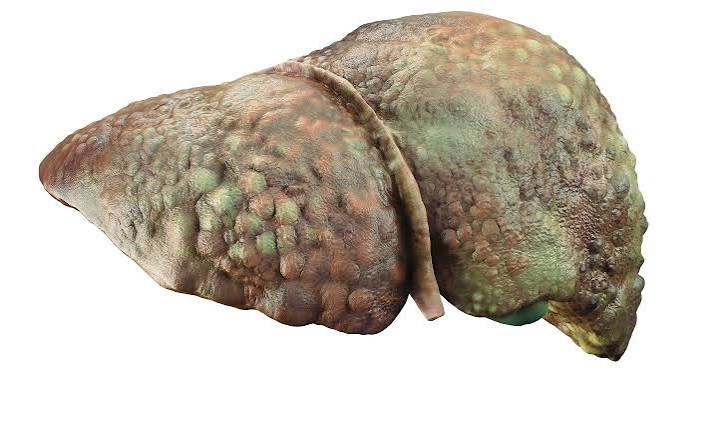
#> input picture app/uploads/58d90f5ec39c4e4fa27c1c6bef77e684.jpg, 713 x 429 px
$ python -i color.py   (imports and definitions only)
#> lines starting #> are read from the running program, lines starting #| are printed output that depends on the picture
import cv2
import numpy as np

def extract_dominant_colors(image_path, num_colors=5):
    """
    Extract dominant colors from an image using OpenCV and K-Means Clustering.
    Returns list of dicts: [{'hex_code': '#0057FF', 'rgb_value': 'rgb(0, 87, 255)', 'percentage': 45.2}, ...]
    """
#> called with num_colors = 5
    try:
        image = cv2.imread(image_path)
#> image is the input picture: shape (429, 713, 3); mean B, G, R 183.4, 194.2, 201.9
        if image is None:
            return _default_colors()

        # Convert BGR to RGB and resize for speed
        image = cv2.cvtColor(image, cv2.COLOR_BGR2RGB)
        resized_image = cv2.resize(image, (150, 150), interpolation=cv2.INTER_AREA)
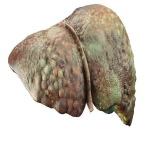
#> resized_image: shape (150, 150, 3); mean R, G, B 201.9, 194.2, 183.4

        # Reshape to pixel array
        pixels = resized_image.reshape(-1, 3).astype(np.float32)

        # K-Means clustering
        criteria = (cv2.TERM_CRITERIA_EPS + cv2.TERM_CRITERIA_MAX_ITER, 100, 0.2)
        flags = cv2.KMEANS_RANDOM_CENTERS
        compactness, labels, centers = cv2.kmeans(pixels, num_colors, None, criteria, 10, flags)
#> compactness = 6149604.7; centers = [[76.79, 59.02, 44.72], [254.6, 254.5, 254.3], [192.1, 176.3, 149.4], [156.4, 142.6, 117.4], [122.6, 103.1, 81.75]]

        # Calculate percentages
        counts = np.bincount(labels.flatten())
#> counts = [1660, 11925, 2312, 3738, 2865]
        total_pixels = len(labels)
#> total_pixels = 22500
        percentages = (counts / total_pixels) * 100.0
#> percentages = [7.38, 53, 10.28, 16.61, 12.73]

        # Sort by percentage descending
        sorted_indices = np.argsort(percentages)[::-1]
#> sorted_indices = [1, 3, 4, 2, 0]

        results = []
        for idx in sorted_indices:
            r, g, b = [int(c) for c in centers[idx]]
            hex_code = f"#{r:02x}{g:02x}{b:02x}".upper()
            rgb_val = f"rgb({r}, {g}, {b})"
            pct = float(percentages[idx])
            results.append({
                'hex_code': hex_code,
                'rgb_value': rgb_val,
                'percentage': round(pct, 2)
            })
#> this loop made 5 passes
#> (idx, r, g, b, hex_code, pct) on passes 2 to 5: (3, 156, 142, 117, '#9C8E75', 16.61), (4, 122, 103, 81, '#7A6751', 12.73), (2, 192, 176, 149, '#C0B095', 10.28), (0, 76, 59, 44, '#4C3B2C', 7.38)
#> (r, g, b, hex_code, pct) on pass 1: (254, 254, 254, '#FEFEFE', 53)
#> after the loop, results = 5 items

        return results
    except Exception as e:
        print(f"[Color Analysis Error] {e}")
        return _default_colors()

def _default_colors():
    return [
        {'hex_code': '#3A86FF', 'rgb_value': 'rgb(58, 134, 255)', 'percentage': 40.0},
        {'hex_code': '#8338EC', 'rgb_value': 'rgb(131, 56, 236)', 'percentage': 30.0},
        {'hex_code': '#FF006E', 'rgb_value': 'rgb(255, 0, 110)', 'percentage': 30.0}
    ]

>>> result = extract_dominant_colors('../uploads/58d90f5ec39c4e4fa27c1c6bef77e684.jpg')
#> result = 5 items
